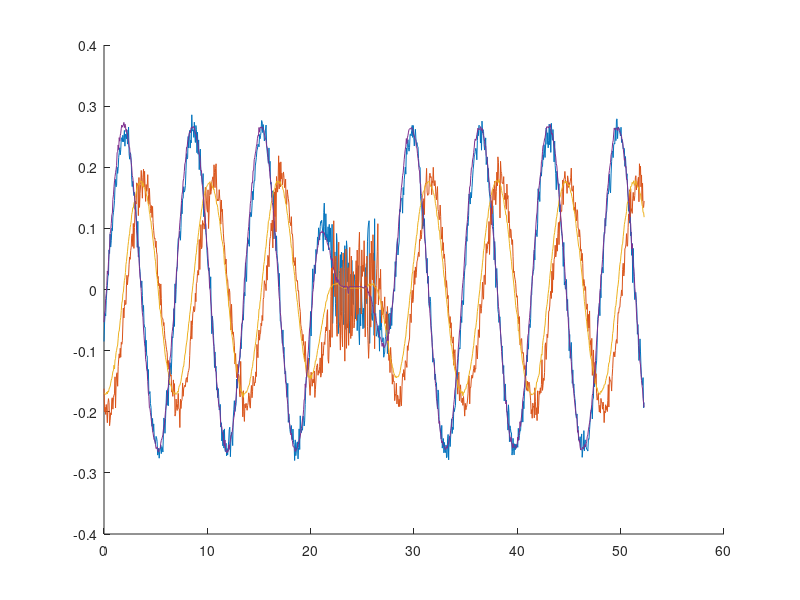
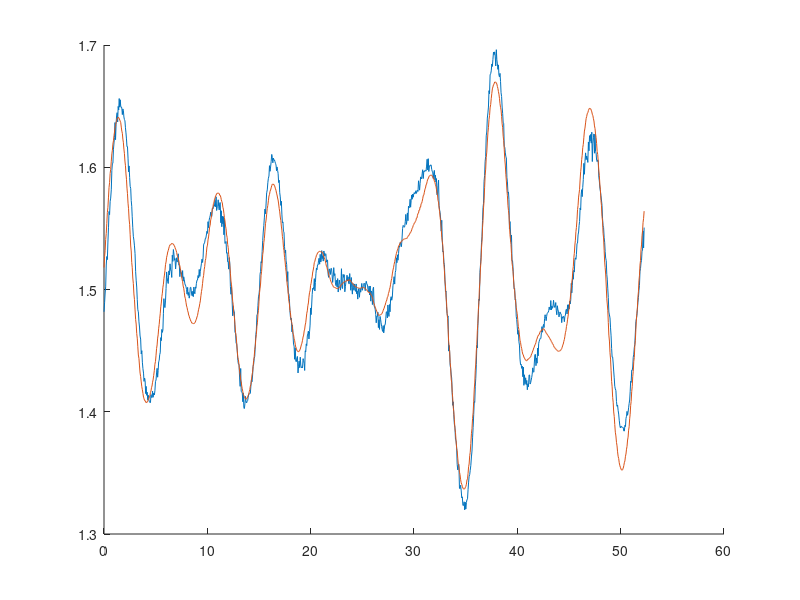

Write MATLAB code to recreate these figures, in order. (Note: this script raises an error after producing the figures.)
clear; clc;
%v_pos_dist = importdata("log_v_pos_dist.txt");
%v_vel_dist = importdata("log_v_vel_dist.txt");
%v_vel_dist_lp = importdata("log_v_vel_dist_lp.txt");
%v_pos_dist = importdata("log_v_pos_dist_3_wave.txt");
%v_vel_dist = importdata("log_v_vel_dist_3_wave.txt");
%v_vel_dist_lp = importdata("log_v_vel_dist_lp_3_wave.txt");
%v_vel_aruco = importdata("log_v_vel_aruco_3_wave.txt");
%v_land = importdata("log_v_good_land.txt");
% v_pitch = importdata("log_pitch.txt");
% v_dist = importdata("log_dist.txt");
% v_roll = importdata("log_roll.txt");
% dist_test = importdata("dist_test_no_movement.txt");
% xy_cor = importdata("xy_cor_pic.txt");
% dist_motion = importdata("dist_motion_no_delay.txt")
% ori_motion = importdata("ori_motion.txt")
combi = importdata("combi.txt")
% x = importdata("log_x.txt");
%x(:,1) = [];
%v(:,1) = [];
%x(1:10,:) = [];
%v(1,:) = [];
%dist_test(1:50,:)=[]
%ori_motion(800:1300,:)=[]
combi(1000:1408,:)=[]

% figure(1)
% subplot(2,3,1)
% plot(x(:,1)-5)
% hold on;
% plot(x(:,3))
% title('altitude drone')
% subplot(2,3,2)
% plot(x(:,2))
% title('velocity drone')
% subplot(2,3,3)
% plot(x(:,3))
% title('altitude ship')
% subplot(2,3,4)
% plot(x(:,4))
% title('velocity ship')
% subplot(2,3,5)
% plot(x(:,5))
% title('acceleration ship')
% figure(1)
% hold on;
% plot(v_pitch(:,5), v_pitch(:,1)) %Roll gt
% plot(v_pitch(:,5), v_pitch(:,3)-pi) %Roll est
% 
% figure(2)
% hold on;
% 
% 
% plot(v_pitch(:,5), v_pitch(:,2)) %Pitch gt
% plot(v_pitch(:,5), -v_pitch(:,4)- v_pitch(:,7)-0.013) %Pitch est
% %plot(v_pitch(:,5), v_pitch(:,8)/20) %Ship alt
% ylabel({'Angle [Radians]'});
% xlabel({'Time [s]'});
% title({'Pitch estimation with ground truth'});

%FFT
% Y = fft(v_pitch(:,4));
% L = 752;
% Fs = 12
% P2 = abs(Y/L);
% P1 = P2(1:L/2+1);
% P1(2:end-1) = 2*P1(2:end-1);
% figure (11)
% f = Fs*(0:(L/2))/L;
% plot(f,P1) 
% title('Single-Sided Amplitude Spectrum of X(t)')
% xlabel('f (Hz)')
% ylabel('|P1(f)|')


% figure(3)
% plot(v_vel_dist(:,1))
% hold on;
% plot(v_vel_dist(:,2)-1.4)

% figure(4)
% plot(v_pos_dist(:,3)-5)
% hold on;
% plot(v_vel_dist(:,3)-5)
% plot(v_vel_dist_lp(:,3)-5)
% xlim([0 800])
% legend('dist pos cont', 'dist vel cont', 'dist vel cont lp')
% 
% figure(5)
% plot(v_vel_aruco(:,3)-5)
% hold on;
% plot(v_vel_aruco(:,4)-5)
% plot(v_vel_aruco(:,4)-v_vel_aruco(:,3))
% xlim([0 800])
% legend('dist aruco', 'dist ground truth', 'dist diff')
% figure(6)
% plot(v_vel_aruco(:,1))
% hold on;
% plot(v_vel_aruco(:,2)-1.4)
% legend('drone pos', 'ship pos')

% figure(7)
% plot(v_vel(:,4), v_vel(:,1)-1.12-(4-1.12))
% hold on
% plot(v_vel(:,4), v_vel(:,2))

% figure(8)
% plot(v_land(:,1))
% hold on;
% plot(v_land(:,2)-6)
% legend('drone pos', 'ship pos')

% figure(9)
% plot(v_dist(:,4), v_dist(:,2))
% hold on;
% plot(v_dist(:,4), v_dist(:,3))
% ylabel({'Distance [m]'});
% xlabel({'Time [s]'});
% title({'Measurement of distance between ship and drone using aruco marker'});
% 
% avg_error = mean(abs(v_dist(:,2)-v_dist(:,3)))
% std_error = std(v_dist(:,2)-v_dist(:,3))

% figure(10)
% hold on;
% plot(v_roll(:,4),v_roll(:,1)-0.3)
% plot(v_roll(:,4), v_roll(:,2)-pi) %Roll est
% 
% max_error = max(abs(v_roll(:,2)-pi+0.3))

% figure(11)
% hold on;
% plot(dist_test(:,3), dist_test(:,1)+0.17) %Distance aruco marker
% plot(dist_test(:,3), dist_test(:,2)) %Drones own position
% 
% figure (12)
% hold on;
% plot(xy_cor(:,3)-xy_cor(1,3), xy_cor(:,1)) %X_cor from aruco
% plot(xy_cor(:,3)-xy_cor(1,3), xy_cor(:,2)) %y_cor from aruco
% plot(xy_cor(:,3)-xy_cor(1,3), xy_cor(:,4)) %x_pos drone
% plot(xy_cor(:,3)-xy_cor(1,3), xy_cor(:,5)) %y_pos drone

% figure(13)
% hold on;
% plot(dist_motion(:,3)-dist_motion(1,3), dist_motion(:,1)+0.21) %Distance aruco marker
% plot(dist_motion(:,3)-dist_motion(1,3), dist_motion(:,2)-dist_motion(:,4)) %Ground truth

% for i=1:length(ori_motion)
%     if ori_motion(i,1) < 0
%         ori_motion(i,1)=ori_motion(i,1)+2*pi;
%     end
% end

% figure(14)
% hold on;
% plot(ori_motion(:,3)-ori_motion(1,3), ori_motion(:,2)) %pitch est
% plot(ori_motion(:,3)-ori_motion(1,3), ori_motion(:,1)-3.1) %Roll est
% plot(ori_motion(:,3)-ori_motion(1,3), ori_motion(:,5)) %Roll gt
% plot(ori_motion(:,3)-ori_motion(1,3), ori_motion(:,4)) %pitch gt

for i=1:length(combi)
    if combi(i,1) < 0
        combi(i,1)=combi(i,1)+2*pi;
    end
end

figure(14)
hold on;
plot(combi(:,3)-combi(1,3), combi(:,2)) %pitch est
plot(combi(:,3)-combi(1,3), combi(:,1)-3.1) %Roll est
plot(combi(:,3)-combi(1,3), combi(:,5)) %Roll gt
plot(combi(:,3)-combi(1,3), combi(:,4)) %pitch gt

figure(15)
hold on;
plot(combi(:,3)-combi(1,3), combi(:,6))
plot(combi(:,3)-combi(1,3), combi(:,7)-combi(:,8)-0.21)
%%
avg_dist_pos = mean(abs(v_pos_dist(1:800,3)-5))
avg_dist_vel = mean(abs(v_vel_dist(1:800,3)-5))
avg_dist_vel_lp = mean(abs(v_vel_dist_lp(1:800,3)-5))
std_dist_pos = std(abs(v_pos_dist(1:800,3)-5))
std_dist_vel = std(abs(v_vel_dist(1:800,3)-5))
std_dist_vel_lp = std(abs(v_vel_dist_lp(1:800,3)-5))
